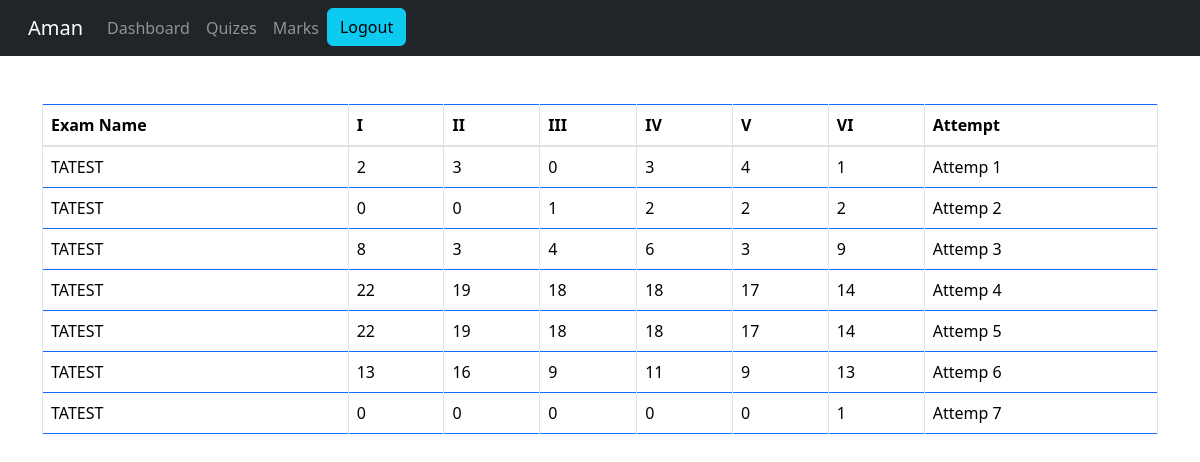
The page /student/check-marks/8 (signed in) on the database its author committed.
### tatest/models.py (models this page shows)
class Result_ta(models.Model):
    student = models.ForeignKey(Student, on_delete=models.CASCADE)
    exam = models.ForeignKey(Course, on_delete=models.CASCADE)
    marks = models.PositiveIntegerField()
    date = models.DateTimeField(auto_now=True)
    category_I = models.PositiveIntegerField(default=0)
    category_II = models.PositiveIntegerField(default=0)
    category_III = models.PositiveIntegerField(default=0)
    category_IV = models.PositiveIntegerField(default=0)
    category_V = models.PositiveIntegerField(default=0)
    category_VI = models.PositiveIntegerField(default=0)

### quiz/models.py (models this page shows)
class Course(models.Model):
   course_name = models.CharField(max_length=50)
   question_number = models.PositiveIntegerField()
   total_marks = models.PositiveIntegerField()
   def __str__(self):
        return self.course_name

### student/views.py (the view)
# urls.py: path('check-marks/<int:pk>', views.check_marks_view,name='check-marks'),
@login_required(login_url='studentlogin')
@user_passes_test(is_student)
def check_marks_view(request,pk):
    course=QMODEL.Course.objects.get(id=pk)
    student = models.Student.objects.get(user_id=request.user.id)
    if course.course_name == 'MBTI':
        mresults= MModel.Result_mbti.objects.all().filter(exam=course).filter(student=student)
        return render(request,'student/check_marks_mbti.html',{'mresults' :mresults})
    elif course.course_name == 'TATEST':
        tresults= TModel.Result_ta.objects.all().filter(exam=course).filter(student=student)
        return render(request,'student/check_marks_tatest.html',{'tresults' :tresults})
    elif course.course_name == 'Interpersonal Relationship Questionnaire':
        t2results = Model2.result_t2.objects.all().filter(exam=course).filter(student=student)
        return render(request, 'student/check_marks_test2.html', {'t2results' :t2results})

### student/views.py (called while the page is built)
def is_student(user):
    return user.groups.filter(name='STUDENT').exists()

### student/templates/student/check_marks_tatest.html (shortened to what this page needs)
{% extends 'student/studentbase.html' %}
{% block content %}
<head>
    <link href="http://netdna.bootstrapcdn.com/bootstrap/4.0.0-beta/css/bootstrap.min.css" rel="stylesheet">
    <link rel="stylesheet" href="https://maxcdn.bootstrapcdn.com/bootstrap/4.4.1/css/bootstrap.min.css">
    <link href="https://maxcdn.bootstrapcdn.com/font-awesome/4.3.0/css/font-awesome.min.css" rel="stylesheet">
    <link href="https://cdn.jsdelivr.net/npm/bootstrap@5.3.1/dist/css/bootstrap.min.css" rel="stylesheet">
  </head>
<br><br>
<div class="container">
  <table class="table table-bordered border-primary">
<thead>
  <tr>
    <th>Exam Name</th>
    <th>I</th>
    <th>II</th>
    <th>III</th>
    <th>IV</th>
    <th>V</th>
    <th>VI</th>
    <th>Attempt</th>
  </tr>
</thead>
<tbody>
{% for t in tresults %}
<tr>
  <td> {{t.exam}}</td>
  <td>{{ t.category_I }}</td>
  <td>{{ t.category_II }}</td>
  <td>{{ t.category_III }}</td>
  <td>{{ t.category_IV }}</td>
  <td>{{ t.category_V }}</td>
  <td>{{ t.category_VI }}</td>
  <td>Attemp {{ forloop.counter }}</td>
</tr>
{% endfor %}
</tbody>
  </table>
</div>
{% endblock content %}

### student/templates/student/studentbase.html (shortened to what this page needs)
<!DOCTYPE html>
{% load static %}
<html lang="en" dir="ltr">
<head>
  <link href="https://cdn.jsdelivr.net/npm/bootstrap@5.3.2/dist/css/bootstrap.min.css" rel="stylesheet">
  <link rel="stylesheet" href="https://cdnjs.cloudflare.com/ajax/libs/font-awesome/5.12.1/css/all.min.css">
</head>
<body>
<nav class="navbar navbar-expand-lg navbar-dark bg-dark">
  <div class="container-fluid">
    <a class="navbar-brand mx-3" href="#">{{request.user.first_name}}</a>
      <div class="collapse navbar-collapse mx -3" id="navbarNav">
          <ul class="navbar-nav">
              <li class="nav-item">
                  <a class="nav-link mx - 3" href="/student/student-dashboard">Dashboard</a>
              </li>
              <li class="nav-item">
                  <a class="nav-link mx - 3 " href="/student/student-exam">Quizes</a>
              </li>
              <li class="nav-item">
                  <a class="nav-link mx - 3" href="/student/student-marks">Marks</a>
              </li>
              <li class="nav-item">
                <a class = "btn btn-info" class="nav-link" href="/logout">Logout</a>
            </li>
        </ul>
      </div>
  </div>
</nav>
  {% block content %}
  {% endblock content %}
  <br><br><br>
  {% include "quiz/footer.html" %}
</body>
</html>

### student/templates/student/studentbase.html (style rules this page uses)
a:link { text-decoration: none; }
body { margin: 0; padding: 0; font-family: "Gill Sans", sans-serif;; }

### student/templates/student/check_marks_tatest.html (style rules this page uses)
a:link { text-decoration: none; }

### rows shown on the page
Result_ta: exam "TATEST", category_I "2", category_II "3", category_III "0", category_IV "3", category_V "4", category_VI "1"
Result_ta: exam "TATEST", category_I "0", category_II "0", category_III "1", category_IV "2", category_V "2", category_VI "2"
Result_ta: exam "TATEST", category_I "8", category_II "3", category_III "4", category_IV "6", category_V "3", category_VI "9"
Result_ta: exam "TATEST", category_I "22", category_II "19", category_III "18", category_IV "18", category_V "17", category_VI "14"
Result_ta: exam "TATEST", category_I "22", category_II "19", category_III "18", category_IV "18", category_V "17", category_VI "14"
Result_ta: exam "TATEST", category_I "13", category_II "16", category_III "9", category_IV "11", category_V "9", category_VI "13"
Result_ta: exam "TATEST", category_I "0", category_II "0", category_III "0", category_IV "0", category_V "0", category_VI "1"

### other values the page prints
{{ request.user.first_name }} "Aman"
